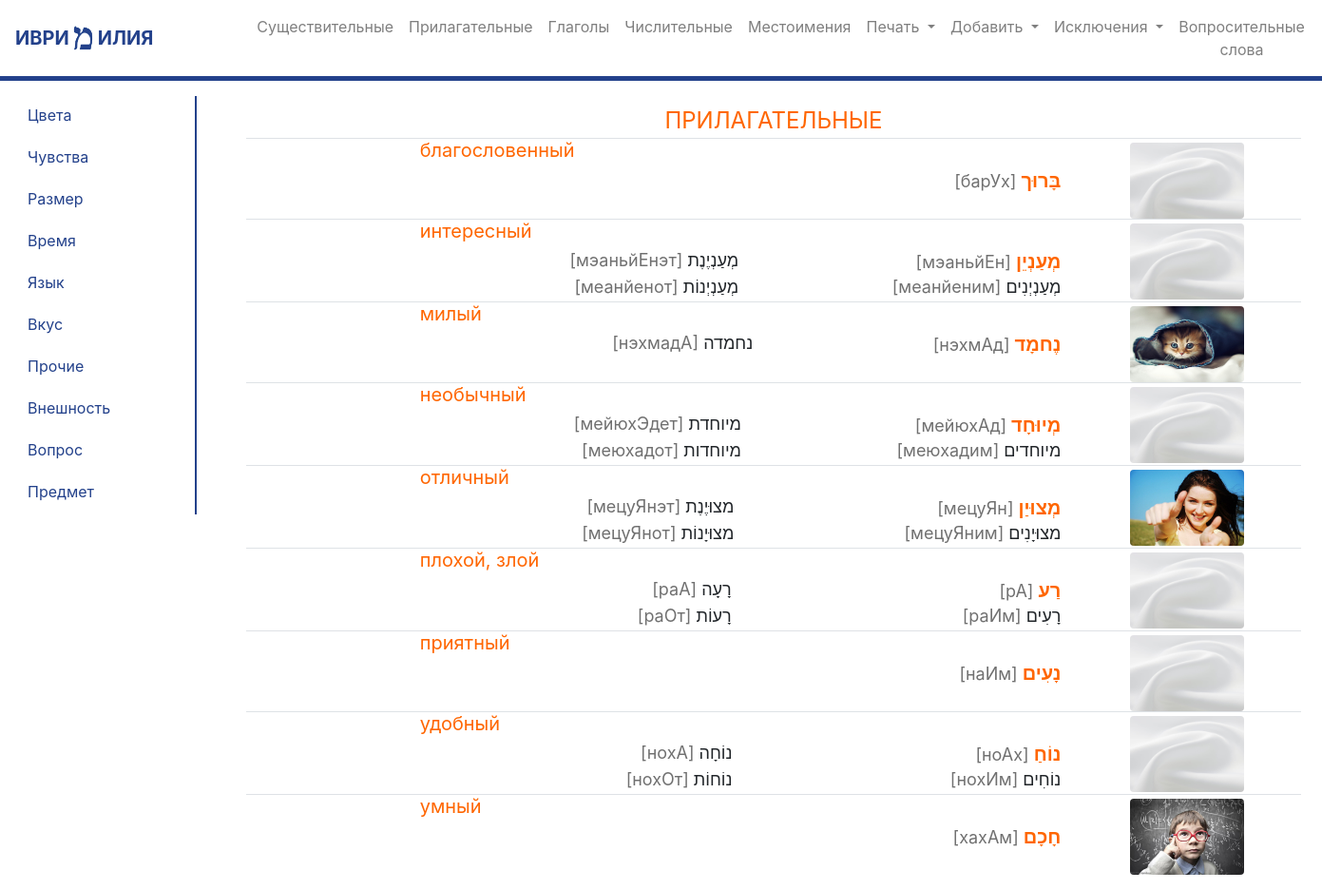
Screenshot of /adjectives/2/ with the database file from the repository.
### mycards/models.py (models this page shows, shortened)
class Topic(models.Model):
    category = models.CharField(max_length=25, verbose_name='Категория')
    name = models.CharField(max_length=25, verbose_name='Название', null=True)
    name_icon = models.CharField(max_length=25, verbose_name='Иконка', null=True)

class WordForm(models.Model):
    time = models.CharField(max_length=20, null=True, blank=True)
    gender = models.CharField(max_length=7, null=True, blank=True)
    number = models.CharField(max_length=13, null=True, blank=True)
    name = models.CharField(max_length=64, verbose_name='Название (для поиска)')
    vocal_name = models.CharField(max_length=64, verbose_name='Название с огласовками')
    exception = models.IntegerField(default=0)
    pronunciation = models.CharField(max_length=64, verbose_name='Произношение')
    translation = models.CharField(max_length=64, verbose_name='Перевод')
    word = models.ForeignKey(Word, on_delete=models.PROTECT, related_name='forms', verbose_name='Основная форма')
    example = models.TextField(null=True, blank=True)
    form_type = models.ForeignKey(FormType, on_delete=models.PROTECT, related_name='words', verbose_name='Тип формы', null=True)
    comment = models.TextField(null=True, blank=True)

class Word(models.Model):
    type = models.ForeignKey(Type, on_delete=models.PROTECT, verbose_name='Часть речи')
    animacy = models.BooleanField(default=False, verbose_name='Одушевленность', null=True, blank=True)
    name = models.CharField(max_length=64, verbose_name='Название (для поиска)')
    root = models.ForeignKey(Root, on_delete=models.PROTECT, related_name='words', verbose_name='Корень', null=True, blank=True)
    binyan = models.ForeignKey(Binyan, on_delete=models.PROTECT, verbose_name='Биньян с подгруппой', null=True, blank=True)
    picture = models.URLField(default='https://place-hold.it/300x200', verbose_name='Картинка')
    printed = models.BooleanField(default=False)
    topic = models.ForeignKey(Topic, on_delete=models.PROTECT, related_name='words', verbose_name='Тема', null=True, blank=True)
    is_antonym = models.BooleanField(default=False, null=True)
    antonym_word = models.ForeignKey('self', on_delete=models.PROTECT, related_name='antonym', verbose_name='Антоним', null=True, blank=True)
    categories = models.ManyToManyField(Category, through='Grouping', related_name='words')
    time_create = models.DateTimeField(auto_now_add=True)
    class Meta:
        verbose_name = "слово"
        verbose_name_plural = "слово"
        ordering = ['time_create', 'name']
        unique_together = [("name", "picture")]

### mycards/views.py (the view, shortened to what this page needs)
# urls.py: path('adjectives/<int:topic>/', views.adjectives_filter, name='adjectives_filter'),
def adjectives_filter(request, topic):
    topics = Topic.objects.exclude(pk=0)
    adjectives = Word.objects.filter(type_id=2, is_antonym=0)
    adjectives = adjectives.filter(topic=topic)
    adjectives_info = []
    form_type = FormType.objects.all()
    for adjective in adjectives:
        adjective_info = dict()
        expressions_info = []
        other_forms = []
        antonyms = []
        if Path(os.path.join(settings.BASE_DIR, 'mycards/static/img', adjective.picture)).exists():
            adjective_info['picture'] = adjective.picture
        else:
            adjective_info['picture'] = 'нет фото.jpg'
        adjective_info['id'] = adjective.pk
        for form in adjective.forms.all():
            if form.form_type == form_type[0]:
                adjective_info['name'] = form.vocal_name
                adjective_info['translation'] = form.translation
                adjective_info['pronunciation'] = form.pronunciation
            elif form.gender == 'мужской' and form.number == 'множественное':
                adjective_info['m2_name'] = form.vocal_name
                adjective_info['m2_translation'] = form.translation
                adjective_info['m2_pronunciation'] = form.pronunciation
            elif form.gender == 'женский' and form.number == 'единственное':
                adjective_info['f1_name'] = form.vocal_name
                adjective_info['f1_pronunciation'] = form.pronunciation
            elif form.gender == 'женский' and form.number == 'множественное':
                adjective_info['f2_name'] = form.vocal_name
                adjective_info['f2_pronunciation'] = form.pronunciation
        antonym = adjective.antonym.first()
        antonym_info = dict()
        adjective_info['antonyms'] = antonym_info
        adjective_info['other_forms'] = other_forms
        adjective_info['expressions'] = expressions_info
        adjectives_info.append(adjective_info)
    adjectives_info = sorted(adjectives_info, key=lambda word: word['translation'], reverse=False)
    return render(request, "mycards/adjectives.html", {'adjectives_info': adjectives_info, 'topics': topics})

### mycards/templates/mycards/adjectives.html (shortened to what this page needs)
{% extends 'mycards/base.html' %}
{% load custom_tags %}
{%  load static %}
{% block container %}
<div class="row">
    <div class="col-2" style="color: #23418b">
        <ul class="nav flex-column" style="border-right: 2px solid #23418b">
            {% for topic in topics %}
            <div class="row align-items-center p-0 m-0">
                <div class="col-11 m-0 p-0">
                    <li class="nav-item p-0 m-0">
                    <a class="nav-link pl-2 pb-2 mb-1 ml-1" href="{% url 'adjectives_filter' topic.pk %}" style="color: #23418b">{{ topic.category }}</a>
                    </li>
                </div>
            </div>
            {% endfor %}
        </ul>
    </div>
    <div class="col-10">
       <main class="container g-0">
    <p class="pt-2 m-0 text-center" style="font-size: 24px; color: #FF6600">ПРИЛАГАТЕЛЬНЫЕ</p>
  <table class="table" style="font-size: 16px">
          <tbody>
          {% for word in adjectives_info %}
            <tr>
                {% if word.antonyms|length > 0 %}
                <td class="pb-0 pt-1 pr-0 mb-0 mt-1 mx-0 text-center"><img src="{% static 'img/'%}{{ word.antonyms.picture }}" width="120" height="80" class="d-inline-block align-top mr-1 rounded" alt="" data-toggle="tooltip" title="{{ word.id }}"></td>
                <td class="p-0 mr-3 text-left"><span style="font-size: 20px; color: #FF6600">{{ word.antonyms.translation }}</span>
                  <table class="table table-borderless mt-1 mb-1" >
                    <tbody style="font-size: 18px;">
                        <tr>
                          <th scope="row" class="p-0 m-0" style="border-top: 0"></th>
                          {% if word.f1_name != None %} <td class="pb-0 pt-1 px-1 mb-0 mt-1 mx-1 text-right"><span style="color: #707070">[{{ word.antonyms.f1_pronunciation }}]</span> {{ word.antonyms.f1_name }}</td>{% else %}<td class="pr-2 mr-0 text-right"></td> {% endif %}
                          <td class="pb-0 pt-1 px-1 mb-0 mt-1 mx-1 text-right"><span style="color: #707070">[{{ word.antonyms.pronunciation }}]</span> <span style="font-size: 20px; color: #FF6600"><b>{{ word.antonyms.name }}</b></span></td>
                        </tr>
                        <tr>
                          <th scope="row" class="p-0 m-0" style="border-top: 0"></th>
                          {% if word.f2_name != None %} <td class="pb-0 pt-1 px-1 mb-0 mt-1 mx-1 text-right"><span style="color: #707070">[{{ word.antonyms.f2_pronunciation }}]</span> {{ word.antonyms.f2_name }}</td>{% endif %}
                          {% if word.m2_name != None %} <td class="pb-0 pt-1 px-1 mb-0 mt-1 mx-1 text-right"><span style="color: #707070">[{{ word.antonyms.m2_pronunciation }}]</span> {{ word.antonyms.m2_name }}</td>{% endif %}
                        </tr>
                    </tbody>
                  </table>
              </td>
                {% else %}
                <td class="pr-2 mr-0 text-right"></td>
                <td class="pr-2 mr-0 text-right"></td>
                {% endif %}
                <td class="pr-5 mr-3 text-right"></td>
                <td class="p-0 ml-5 text-left"><span style="font-size: 20px; color: #FF6600">{{ word.translation }}</span>
                  <table class="table table-borderless mt-1 mb-1" >
                    <tbody style="font-size: 18px;">
                        <tr>
                          {% if word.f1_name != None %} <td class="pb-0 pt-1 px-1 mb-0 mt-1 mx-1 text-right"><span style="color: #707070">[{{ word.f1_pronunciation }}]</span> {{ word.f1_name }}</td>{% else %}<td class="pr-2 mr-0 text-right"></td> {% endif %}
                          <td class="pb-0 pt-1 px-1 mb-0 mt-1 mx-1 text-right"><span style="color: #707070">[{{ word.pronunciation }}]</span> <span style="font-size: 20px; color: #FF6600"><b>{{ word.name }}</b></span></td>
                        </tr>
                        <tr>
                          {% if word.f2_name != None %} <td class="pb-0 pt-1 px-1 mb-0 mt-1 mx-1 text-right"><span style="color: #707070">[{{ word.f2_pronunciation }}]</span> {{ word.f2_name }}</td>{% endif %}
                          {% if word.m2_name != None %} <td class="pb-0 pt-1 px-1 mb-0 mt-1 mx-1 text-right"><span style="color: #707070">[{{ word.m2_pronunciation }}]</span> {{ word.m2_name }}</td>{% endif %}
                        </tr>
                    </tbody>
                  </table>
                </td>
                <td class="pb-0 pt-1 pr-0 mb-0 mt-1 mx-0 text-center"><img src="{% static 'img/'%}{{ word.picture }}" width="120" height="80" class="d-inline-block align-top mr-1 rounded" alt="" data-toggle="tooltip" title="{{ word.id }}"></td>
            </tr>
          {% endfor %}
          </tbody>
        </table>
</main>
    </div>
</div>
{% endblock %}

### rows the page displays
Topic: category "Цвета"
Topic: category "Чувства"
Topic: category "Размер"
Topic: category "Время"
Topic: category "Язык"
Topic: category "Вкус"
Topic: category "Прочие"
Topic: category "Внешность"
Topic: category "Вопрос"
Topic: category "Предмет"
WordForm: translation "благословенный", pronunciation "барУх", name "בָּרוּך"
WordForm: translation "интересный", pronunciation "мэаньйЕн", name "מְעַנְיֵן"
WordForm: f1_pronunciation "мэаньйЕнэт", f1_name "מְעַנְיֶנֶת"
WordForm: f2_pronunciation "меанйенот", f2_name "מְעַנְיְנוֹת"
WordForm: m2_pronunciation "меанйеним", m2_name "מְעַנְיְנִים"
WordForm: translation "милый", pronunciation "нэхмАд", name "נֶחמָד"
WordForm: f1_pronunciation "нэхмадА", f1_name "נחמדה"
Word: picture (picture)
WordForm: translation "необычный", pronunciation "мейюхАд", name "מְיוּחָד"
WordForm: f1_pronunciation "мейюхЭдет", f1_name "מיוחדת"
WordForm: f2_pronunciation "меюхадот", f2_name "מיוחדות"
WordForm: m2_pronunciation "меюхадим", m2_name "מיוחדים"
WordForm: translation "отличный", pronunciation "мецуЯн", name "מְצוּיַן"
WordForm: f1_pronunciation "мецуЯнэт", f1_name "מצוּיֶנֶת"
WordForm: f2_pronunciation "мецуЯнот", f2_name "מצוּיָנוֹת"
WordForm: m2_pronunciation "мецуЯним", m2_name "מצוּיָנִים"
Word: picture (picture)
WordForm: translation "плохой, злой", pronunciation "рА", name "רַע"
WordForm: f1_pronunciation "раА", f1_name "רָעָה"
WordForm: f2_pronunciation "раОт", f2_name "רָעוֹת"
WordForm: m2_pronunciation "раИм", m2_name "רָעִים"
WordForm: translation "приятный", pronunciation "наИм", name "נָעִים"
WordForm: translation "удобный", pronunciation "ноАх", name "נוֹחַ"
WordForm: f1_pronunciation "нохА", f1_name "נוֹחָה"
WordForm: f2_pronunciation "нохОт", f2_name "נוֹחוֹת"
WordForm: m2_pronunciation "нохИм", m2_name "נוֹחִים"
WordForm: translation "умный", pronunciation "хахАм", name "חָכָם"
Word: picture (picture)
